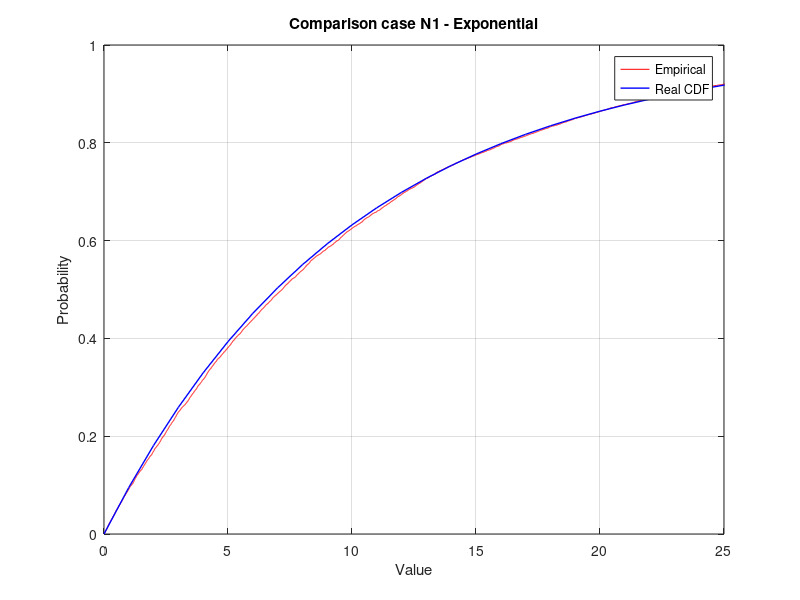
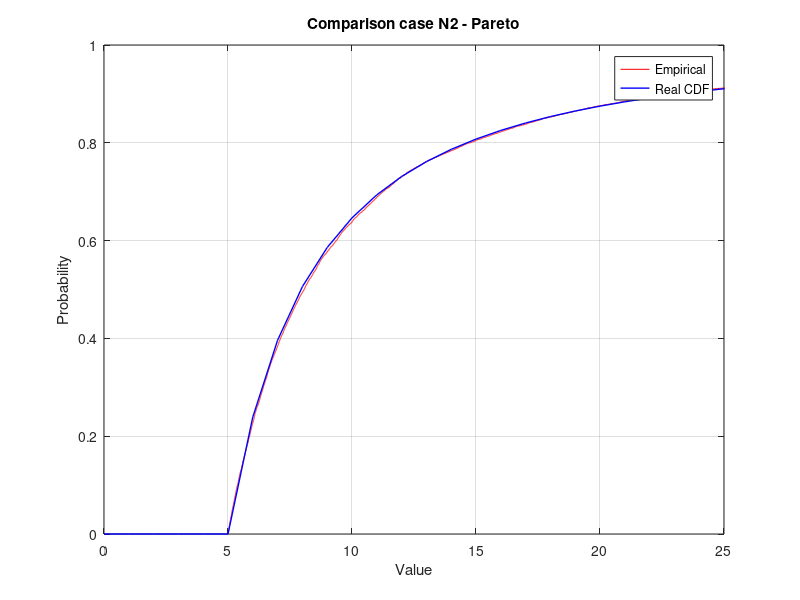
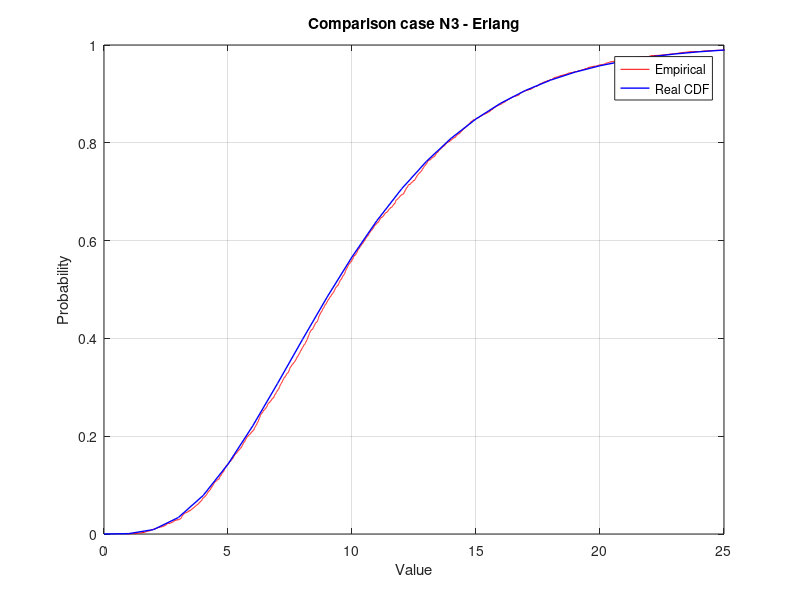
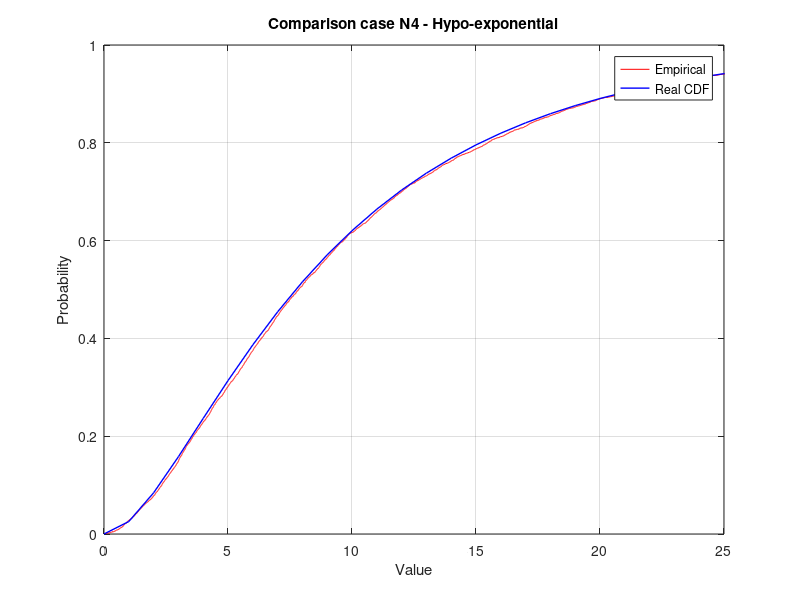

Write the MATLAB code that produced these figures, in order.
clc; clear all;

% X-axis
for i = 0: 100
    t(i+1,1) = i;
end

% Linear Congruent Generator
N = 10000;
m = 2 ^ 32;
a = 1664525;
c = 1013904223;
seed = 521191478;

Uni_sample(1,1) = seed;
for i = 2: N
    Uni_sample(i,1) = mod(a * Uni_sample(i-1, 1) + c, m);
end
Uni_sample = Uni_sample ./ (m-1);

% Exponential generation
Expo_lambda = 0.1;
Expo_sample = -log(Uni_sample) ./ Expo_lambda;
Expo_size = size(Expo_sample, 1);
Expo_CDF = max(0, (1 - exp(-Expo_lambda .* t)));

% Pareto generation
Pareto_alpha = 1.5;
Pareto_m = 5;
Pareto_sample = Pareto_m ./ (Uni_sample .^ (1 / Pareto_alpha));
Pareto_size = size(Pareto_sample, 1);
for i = 1: 101
    if t(i,1) >= Pareto_m
        Pareto_CDF(i,1) = 1 - (Pareto_m ./ t(i,1)) .^ Pareto_alpha;
        else
            Pareto_CDF(i,1) = 0;
    end
end

% Erlang generation
Erlang_k = 4;
Erlang_lambda = 0.4;
j = 1;
for i = 1: +4: N
    Erlang_sample(j,1) = -(log(prod(Uni_sample(i: i + Erlang_k - 1))) ./ Erlang_lambda);
    j = j + 1;
end
Erlang_size = size(Erlang_sample, 1);
Erlang_CDF = 1 - (sum(exp(-Erlang_lambda .* t) .* (Erlang_lambda .* t) .^ (0: (Erlang_k - 1)) ./ factorial(0: (Erlang_k - 1)), 2));

% Hypo-Exponential generation
Hypo_lambda1 = 0.5;
Hypo_lambda2 = 0.125;
u1 = Uni_sample(1:5000, 1);
u2 = Uni_sample(5001:10000, 1);
Hypo_sample = (-log(u1) ./ Hypo_lambda1) + (-log(u2) ./ Hypo_lambda2);
Hypo_size = size(Hypo_sample, 1);
Hypo_CDF = 1 - (Hypo_lambda2 * exp(-Hypo_lambda1 .* t) ./ (Hypo_lambda2 - Hypo_lambda1)) + (Hypo_lambda1 .* exp(-Hypo_lambda2 .* t) ./ (Hypo_lambda2 - Hypo_lambda1));

% Hyper-exponential generation
Hyper_lambda1 = 0.5;
Hyper_lambda2 = 0.05;
Hyper_p1 = 0.55;
for i = 1: (N/2)
    if Uni_sample(i,1) <= Hyper_p1
        Hyper_sample(i,1) = -(log(Uni_sample(i+(N/2), 1)) / Hyper_lambda1);
        else
            Hyper_sample(i,1) = -(log(Uni_sample(i+(N/2), 1)) / Hyper_lambda2);
    end
end
Hyper_size = size(Hyper_sample, 1);
Hyper_CDF = 1 - (Hyper_p1 .* exp(-Hyper_lambda1 .* t)) - (1 - Hyper_p1) .* exp(-Hyper_lambda2 .* t);

% Plot Exponential
figure('Name', 'Exponential');
plot(sort(Expo_sample), [1:Expo_size]/Expo_size, "r", t, sort(Expo_CDF), "b", "LineStyle", "-", "LineWidth", 1);
xlim([0 25]);
title('Comparison case N1 - Exponential');
xlabel('Value');
ylabel('Probability');
legend('Empirical', 'Real CDF');
grid on;

% Plot Pareto
figure('Name', 'Pareto');
plot(sort(Pareto_sample), [1:Pareto_size]/Pareto_size, "r", t, sort(Pareto_CDF), "b", "LineStyle", "-", "LineWidth", 1);
xlim([0 25]);
title('Comparison case N2 - Pareto');
xlabel('Value');
ylabel('Probability');
legend('Empirical', 'Real CDF');
grid on;

% Plot Erlang
figure('Name', 'Erlang');
plot(sort(Erlang_sample), [1:Erlang_size]/Erlang_size, "r", t, sort(Erlang_CDF), "b", "LineStyle", "-", "LineWidth", 1);
xlim([0 25]);
title('Comparison case N3 - Erlang');
xlabel('Value');
ylabel('Probability');
legend('Empirical', 'Real CDF');
grid on;

% Plot Hypo
figure('Name', 'Hypo-exponential');
plot(sort(Hypo_sample), [1:Hypo_size]/Hypo_size, "r", t, sort(Hypo_CDF), "b", "LineStyle", "-", "LineWidth", 1);
xlim([0 25]);
title('Comparison case N4 - Hypo-exponential');
xlabel('Value');
ylabel('Probability');
legend('Empirical', 'Real CDF');
grid on;

% Plot Hyper
figure('Name', 'Hyper-exponential');
plot(sort(Hyper_sample), [1:Hyper_size]/Hyper_size, "r", t, sort(Hyper_CDF), "b", "LineStyle", "-", "LineWidth", 1);
xlim([0 25]);
title('Comparison case N5 - Hyper-exponential');
xlabel('Value');
ylabel('Probability');
legend('Empirical', 'Real CDF');
grid on;

% Cost
for i = 1: Expo_size
    if (Expo_sample(i,1) < 10)
        Expo_cost(i,1) = 0.01 * Expo_sample(i,1);
        else 
            if (Expo_sample(i,1) >= 10)
                Expo_cost(i,1) = 0.02 * Expo_sample(i,1);
            end
    end
    if (Pareto_sample(i,1) < 10)
        Pareto_cost(i,1) = 0.01 * Pareto_sample(i,1);
        else 
            if (Pareto_sample(i,1) >= 10)
                Pareto_cost(i,1) = 0.02 * Pareto_sample(i,1);
            end
    end
end

for i = 1: Erlang_size
    if (Erlang_sample(i,1) < 10)
        Erlang_cost(i,1) = 0.01 * Erlang_sample(i,1);
        else 
            if (Erlang_sample(i,1) >= 10)
                 Erlang_cost(i,1) = 0.02 * Erlang_sample(i,1);
            end
    end
end

for i = 1: Hypo_size
    if (Hypo_sample(i,1) < 10)
        Hypo_cost(i,1) = 0.01 * Hypo_sample(i,1);
        else 
            if (Hypo_sample(i,1) >= 10)
                 Hypo_cost(i,1) = 0.02 * Hypo_sample(i,1);
            end
    end
    if (Hyper_sample(i,1) < 10)
        Hyper_cost(i,1) = 0.01 * Hyper_sample(i,1);
        else 
            if (Hyper_sample(i,1) >= 10)
                 Hyper_cost(i,1) = 0.02 * Hyper_sample(i,1);
            end
    end
end

Expo_tot = sum(Expo_cost, 1);
Pareto_tot = sum(Pareto_cost, 1);
Erlang_tot = sum(Erlang_cost, 1);
Hypo_tot = sum(Hypo_cost, 1);
Hyper_tot = sum(Hyper_cost, 1);

% Print
fprintf(1, "First sample generated by the Linear Congruent Generator: %g\n", Uni_sample(1,1));
fprintf(1, "Second sample generated by the Linear Congruent Generator: %g\n", Uni_sample(2,1));
fprintf(1, "Third sample generated by the Linear Congruent Generator: %g\n", Uni_sample(3,1));
fprintf(1, "N1) Exponential case - cost for storing %g files: %g$\n", Expo_size, Expo_tot);
fprintf(1, "N2) Pareto case - cost for storing %g files: %g$\n", Pareto_size, Pareto_tot);
fprintf(1, "N3) Erlang case - cost for storing %g files: %g$\n", Erlang_size, Erlang_tot);
fprintf(1, "N4) Hypo-exponential case - cost for storing %g files: %g$\n", Hypo_size, Hypo_tot);
fprintf(1, "N5) Hyper-exponential case - cost for storing %g files: %g$\n", Hyper_size, Hyper_tot);
